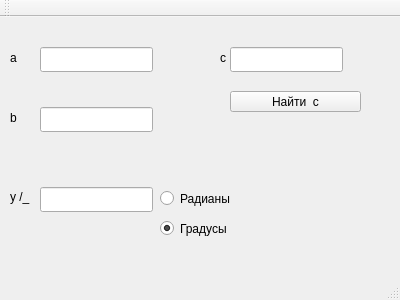
<?xml version="1.0" encoding="UTF-8"?>
<ui version="4.0">
 <class>MainWindow</class>
 <widget class="QMainWindow" name="MainWindow">
  <property name="geometry">
   <rect>
    <x>0</x>
    <y>0</y>
    <width>400</width>
    <height>300</height>
   </rect>
  </property>
  <property name="windowTitle">
   <string>MainWindow</string>
  </property>
  <widget class="QWidget" name="centralWidget">
   <widget class="QLineEdit" name="lineEdit_a">
    <property name="geometry">
     <rect>
      <x>40</x>
      <y>30</y>
      <width>113</width>
      <height>25</height>
     </rect>
    </property>
   </widget>
   <widget class="QLineEdit" name="lineEdit_b">
    <property name="geometry">
     <rect>
      <x>40</x>
      <y>90</y>
      <width>113</width>
      <height>25</height>
     </rect>
    </property>
   </widget>
   <widget class="QRadioButton" name="radioButton_gr">
    <property name="geometry">
     <rect>
      <x>160</x>
      <y>200</y>
      <width>112</width>
      <height>23</height>
     </rect>
    </property>
    <property name="text">
     <string>Градусы</string>
    </property>
    <property name="checked">
     <bool>true</bool>
    </property>
   </widget>
   <widget class="QRadioButton" name="radioButton_r">
    <property name="geometry">
     <rect>
      <x>160</x>
      <y>170</y>
      <width>112</width>
      <height>23</height>
     </rect>
    </property>
    <property name="text">
     <string>Радианы</string>
    </property>
   </widget>
   <widget class="QLabel" name="label_a">
    <property name="geometry">
     <rect>
      <x>10</x>
      <y>30</y>
      <width>16</width>
      <height>21</height>
     </rect>
    </property>
    <property name="text">
     <string>a</string>
    </property>
   </widget>
   <widget class="QLabel" name="label_b">
    <property name="geometry">
     <rect>
      <x>10</x>
      <y>90</y>
      <width>16</width>
      <height>21</height>
     </rect>
    </property>
    <property name="text">
     <string>b</string>
    </property>
   </widget>
   <widget class="QLineEdit" name="lineEdit_y">
    <property name="geometry">
     <rect>
      <x>40</x>
      <y>170</y>
      <width>113</width>
      <height>25</height>
     </rect>
    </property>
   </widget>
   <widget class="QLabel" name="label_y">
    <property name="geometry">
     <rect>
      <x>10</x>
      <y>170</y>
      <width>20</width>
      <height>20</height>
     </rect>
    </property>
    <property name="text">
     <string>y /_</string>
    </property>
   </widget>
   <widget class="QLineEdit" name="lineEdit_c">
    <property name="geometry">
     <rect>
      <x>230</x>
      <y>30</y>
      <width>113</width>
      <height>25</height>
     </rect>
    </property>
   </widget>
   <widget class="QLabel" name="label">
    <property name="geometry">
     <rect>
      <x>220</x>
      <y>30</y>
      <width>16</width>
      <height>21</height>
     </rect>
    </property>
    <property name="text">
     <string>c</string>
    </property>
   </widget>
   <widget class="QPushButton" name="pushButton_res">
    <property name="geometry">
     <rect>
      <x>230</x>
      <y>74</y>
      <width>131</width>
      <height>21</height>
     </rect>
    </property>
    <property name="text">
     <string>Найти  с</string>
    </property>
   </widget>
  </widget>
  <widget class="QMenuBar" name="menuBar">
   <property name="geometry">
    <rect>
     <x>0</x>
     <y>0</y>
     <width>400</width>
     <height>22</height>
    </rect>
   </property>
  </widget>
  <widget class="QToolBar" name="mainToolBar">
   <attribute name="toolBarArea">
    <enum>TopToolBarArea</enum>
   </attribute>
   <attribute name="toolBarBreak">
    <bool>false</bool>
   </attribute>
  </widget>
  <widget class="QStatusBar" name="statusBar"/>
 </widget>
 <layoutdefault spacing="6" margin="11"/>
 <resources/>
 <connections/>
</ui>
